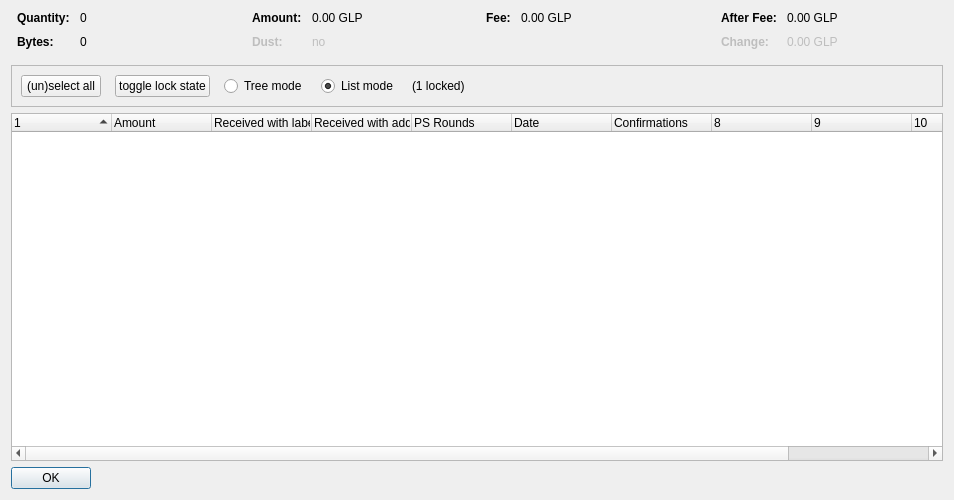
<?xml version="1.0" encoding="UTF-8"?>
<ui version="4.0">
 <class>CoinControlDialog</class>
 <widget class="QDialog" name="CoinControlDialog">
  <property name="geometry">
   <rect>
    <x>0</x>
    <y>0</y>
    <width>954</width>
    <height>500</height>
   </rect>
  </property>
  <property name="windowTitle">
   <string>Coin Selection</string>
  </property>
  <layout class="QVBoxLayout" name="verticalLayout">
   <item>
    <layout class="QHBoxLayout" name="horizontalLayoutTop" stretch="0,0,0,0">
     <property name="topMargin">
      <number>0</number>
     </property>
     <property name="bottomMargin">
      <number>10</number>
     </property>
     <item>
      <layout class="QFormLayout" name="formLayoutCoinControl1">
       <property name="horizontalSpacing">
        <number>10</number>
       </property>
       <property name="verticalSpacing">
        <number>10</number>
       </property>
       <property name="leftMargin">
        <number>6</number>
       </property>
       <property name="rightMargin">
        <number>6</number>
       </property>
       <item row="0" column="0">
        <widget class="QLabel" name="labelCoinControlQuantityText">
         <property name="font">
          <font>
           <weight>75</weight>
           <bold>true</bold>
          </font>
         </property>
         <property name="text">
          <string>Quantity:</string>
         </property>
        </widget>
       </item>
       <item row="0" column="1">
        <widget class="QLabel" name="labelCoinControlQuantity">
         <property name="cursor">
          <cursorShape>IBeamCursor</cursorShape>
         </property>
         <property name="contextMenuPolicy">
          <enum>Qt::ActionsContextMenu</enum>
         </property>
         <property name="text">
          <string notr="true">0</string>
         </property>
         <property name="textInteractionFlags">
          <set>Qt::LinksAccessibleByMouse|Qt::TextSelectableByKeyboard|Qt::TextSelectableByMouse</set>
         </property>
        </widget>
       </item>
       <item row="1" column="0">
        <widget class="QLabel" name="labelCoinControlBytesText">
         <property name="font">
          <font>
           <weight>75</weight>
           <bold>true</bold>
          </font>
         </property>
         <property name="text">
          <string>Bytes:</string>
         </property>
        </widget>
       </item>
       <item row="1" column="1">
        <widget class="QLabel" name="labelCoinControlBytes">
         <property name="cursor">
          <cursorShape>IBeamCursor</cursorShape>
         </property>
         <property name="contextMenuPolicy">
          <enum>Qt::ActionsContextMenu</enum>
         </property>
         <property name="text">
          <string notr="true">0</string>
         </property>
         <property name="textInteractionFlags">
          <set>Qt::LinksAccessibleByMouse|Qt::TextSelectableByKeyboard|Qt::TextSelectableByMouse</set>
         </property>
        </widget>
       </item>
      </layout>
     </item>
     <item>
      <layout class="QFormLayout" name="formLayoutCoinControl2">
       <property name="horizontalSpacing">
        <number>10</number>
       </property>
       <property name="verticalSpacing">
        <number>10</number>
       </property>
       <property name="leftMargin">
        <number>6</number>
       </property>
       <property name="rightMargin">
        <number>6</number>
       </property>
       <item row="0" column="0">
        <widget class="QLabel" name="labelCoinControlAmountText">
         <property name="font">
          <font>
           <weight>75</weight>
           <bold>true</bold>
          </font>
         </property>
         <property name="text">
          <string>Amount:</string>
         </property>
        </widget>
       </item>
       <item row="0" column="1">
        <widget class="QLabel" name="labelCoinControlAmount">
         <property name="cursor">
          <cursorShape>IBeamCursor</cursorShape>
         </property>
         <property name="contextMenuPolicy">
          <enum>Qt::ActionsContextMenu</enum>
         </property>
         <property name="text">
          <string notr="true">0.00 GLP</string>
         </property>
         <property name="textInteractionFlags">
          <set>Qt::LinksAccessibleByMouse|Qt::TextSelectableByKeyboard|Qt::TextSelectableByMouse</set>
         </property>
        </widget>
       </item>
       <item row="1" column="0">
        <widget class="QLabel" name="labelCoinControlLowOutputText">
         <property name="enabled">
          <bool>false</bool>
         </property>
         <property name="font">
          <font>
           <weight>75</weight>
           <bold>true</bold>
          </font>
         </property>
         <property name="text">
          <string>Dust:</string>
         </property>
        </widget>
       </item>
       <item row="1" column="1">
        <widget class="QLabel" name="labelCoinControlLowOutput">
         <property name="enabled">
          <bool>false</bool>
         </property>
         <property name="cursor">
          <cursorShape>IBeamCursor</cursorShape>
         </property>
         <property name="contextMenuPolicy">
          <enum>Qt::ActionsContextMenu</enum>
         </property>
         <property name="text">
          <string notr="true">no</string>
         </property>
         <property name="textInteractionFlags">
          <set>Qt::LinksAccessibleByMouse|Qt::TextSelectableByKeyboard|Qt::TextSelectableByMouse</set>
         </property>
        </widget>
       </item>
      </layout>
     </item>
     <item>
      <layout class="QFormLayout" name="formLayoutCoinControl3">
       <property name="horizontalSpacing">
        <number>10</number>
       </property>
       <property name="verticalSpacing">
        <number>10</number>
       </property>
       <property name="leftMargin">
        <number>6</number>
       </property>
       <property name="rightMargin">
        <number>6</number>
       </property>
       <item row="0" column="0">
        <widget class="QLabel" name="labelCoinControlFeeText">
         <property name="font">
          <font>
           <weight>75</weight>
           <bold>true</bold>
          </font>
         </property>
         <property name="text">
          <string>Fee:</string>
         </property>
        </widget>
       </item>
       <item row="0" column="1">
        <widget class="QLabel" name="labelCoinControlFee">
         <property name="cursor">
          <cursorShape>IBeamCursor</cursorShape>
         </property>
         <property name="contextMenuPolicy">
          <enum>Qt::ActionsContextMenu</enum>
         </property>
         <property name="text">
          <string notr="true">0.00 GLP</string>
         </property>
         <property name="textInteractionFlags">
          <set>Qt::LinksAccessibleByMouse|Qt::TextSelectableByKeyboard|Qt::TextSelectableByMouse</set>
         </property>
        </widget>
       </item>
      </layout>
     </item>
     <item>
      <layout class="QFormLayout" name="formLayoutCoinControl4">
       <property name="horizontalSpacing">
        <number>10</number>
       </property>
       <property name="verticalSpacing">
        <number>10</number>
       </property>
       <property name="leftMargin">
        <number>6</number>
       </property>
       <property name="rightMargin">
        <number>6</number>
       </property>
       <item row="0" column="0">
        <widget class="QLabel" name="labelCoinControlAfterFeeText">
         <property name="font">
          <font>
           <weight>75</weight>
           <bold>true</bold>
          </font>
         </property>
         <property name="text">
          <string>After Fee:</string>
         </property>
        </widget>
       </item>
       <item row="0" column="1">
        <widget class="QLabel" name="labelCoinControlAfterFee">
         <property name="cursor">
          <cursorShape>IBeamCursor</cursorShape>
         </property>
         <property name="contextMenuPolicy">
          <enum>Qt::ActionsContextMenu</enum>
         </property>
         <property name="text">
          <string notr="true">0.00 GLP</string>
         </property>
         <property name="textInteractionFlags">
          <set>Qt::LinksAccessibleByMouse|Qt::TextSelectableByKeyboard|Qt::TextSelectableByMouse</set>
         </property>
        </widget>
       </item>
       <item row="1" column="0">
        <widget class="QLabel" name="labelCoinControlChangeText">
         <property name="enabled">
          <bool>false</bool>
         </property>
         <property name="font">
          <font>
           <weight>75</weight>
           <bold>true</bold>
          </font>
         </property>
         <property name="text">
          <string>Change:</string>
         </property>
        </widget>
       </item>
       <item row="1" column="1">
        <widget class="QLabel" name="labelCoinControlChange">
         <property name="enabled">
          <bool>false</bool>
         </property>
         <property name="cursor">
          <cursorShape>IBeamCursor</cursorShape>
         </property>
         <property name="contextMenuPolicy">
          <enum>Qt::ActionsContextMenu</enum>
         </property>
         <property name="text">
          <string notr="true">0.00 GLP</string>
         </property>
         <property name="textInteractionFlags">
          <set>Qt::LinksAccessibleByMouse|Qt::TextSelectableByKeyboard|Qt::TextSelectableByMouse</set>
         </property>
        </widget>
       </item>
      </layout>
     </item>
    </layout>
   </item>
   <item>
    <widget class="QFrame" name="frame">
     <property name="minimumSize">
      <size>
       <width>0</width>
       <height>40</height>
      </size>
     </property>
     <property name="frameShape">
      <enum>QFrame::StyledPanel</enum>
     </property>
     <property name="frameShadow">
      <enum>QFrame::Sunken</enum>
     </property>
     <layout class="QHBoxLayout" name="horizontalLayout">
      <item>
       <layout class="QHBoxLayout" name="horizontalLayoutPanel" stretch="0,0,0,0,0,0">
        <property name="spacing">
         <number>14</number>
        </property>
        <item>
         <widget class="QPushButton" name="pushButtonSelectAll">
          <property name="sizePolicy">
           <sizepolicy hsizetype="Maximum" vsizetype="Fixed">
            <horstretch>0</horstretch>
            <verstretch>0</verstretch>
           </sizepolicy>
          </property>
          <property name="text">
           <string>(un)select all</string>
          </property>
          <property name="autoDefault">
           <bool>false</bool>
          </property>
         </widget>
        </item>
        <item>
         <widget class="QPushButton" name="pushButtonToggleLock">
          <property name="sizePolicy">
           <sizepolicy hsizetype="Maximum" vsizetype="Fixed">
            <horstretch>0</horstretch>
            <verstretch>0</verstretch>
           </sizepolicy>
          </property>
          <property name="text">
           <string>toggle lock state</string>
          </property>
          <property name="autoDefault">
           <bool>false</bool>
          </property>
         </widget>
        </item>
        <item>
         <widget class="QRadioButton" name="radioTreeMode">
          <property name="sizePolicy">
           <sizepolicy hsizetype="Maximum" vsizetype="Fixed">
            <horstretch>0</horstretch>
            <verstretch>0</verstretch>
           </sizepolicy>
          </property>
          <property name="text">
           <string>Tree mode</string>
          </property>
         </widget>
        </item>
        <item>
         <widget class="QRadioButton" name="radioListMode">
          <property name="sizePolicy">
           <sizepolicy hsizetype="Maximum" vsizetype="Fixed">
            <horstretch>0</horstretch>
            <verstretch>0</verstretch>
           </sizepolicy>
          </property>
          <property name="text">
           <string>List mode</string>
          </property>
          <property name="checked">
           <bool>true</bool>
          </property>
         </widget>
        </item>
        <item>
         <widget class="QLabel" name="labelLocked">
          <property name="text">
           <string>(1 locked)</string>
          </property>
         </widget>
        </item>
        <item>
         <spacer name="horizontalSpacer">
          <property name="orientation">
           <enum>Qt::Horizontal</enum>
          </property>
          <property name="sizeHint" stdset="0">
           <size>
            <width>40</width>
            <height>20</height>
           </size>
          </property>
         </spacer>
        </item>
       </layout>
      </item>
     </layout>
    </widget>
   </item>
   <item>
    <widget class="CoinControlTreeWidget" name="treeWidget">
     <property name="contextMenuPolicy">
      <enum>Qt::CustomContextMenu</enum>
     </property>
     <property name="sortingEnabled">
      <bool>false</bool>
     </property>
     <property name="columnCount">
      <number>11</number>
     </property>
     <attribute name="headerShowSortIndicator" stdset="0">
      <bool>true</bool>
     </attribute>
     <attribute name="headerStretchLastSection">
      <bool>false</bool>
     </attribute>
     <column>
      <property name="text">
       <string/>
      </property>
     </column>
     <column>
      <property name="text">
       <string>Amount</string>
      </property>
     </column>
     <column>
      <property name="text">
       <string>Received with label</string>
      </property>
     </column>
     <column>
      <property name="text">
       <string>Received with address</string>
      </property>
     </column>
     <column>
      <property name="text">
       <string>PS Rounds</string>
      </property>
     </column>
     <column>
      <property name="text">
       <string>Date</string>
      </property>
     </column>
     <column>
      <property name="text">
       <string>Confirmations</string>
      </property>
      <property name="toolTip">
       <string>Confirmed</string>
      </property>
     </column>
     <column>
      <property name="text">
       <string/>
      </property>
     </column>
     <column>
      <property name="text">
       <string/>
      </property>
     </column>
     <column>
      <property name="text">
       <string/>
      </property>
     </column>
     <column>
      <property name="text">
       <string/>
      </property>
     </column>
    </widget>
   </item>
   <item>
    <widget class="QDialogButtonBox" name="buttonBox">
     <property name="sizePolicy">
      <sizepolicy hsizetype="Maximum" vsizetype="Fixed">
       <horstretch>0</horstretch>
       <verstretch>0</verstretch>
      </sizepolicy>
     </property>
     <property name="orientation">
      <enum>Qt::Horizontal</enum>
     </property>
     <property name="standardButtons">
      <set>QDialogButtonBox::Ok</set>
     </property>
    </widget>
   </item>
  </layout>
 </widget>
 <customwidgets>
  <customwidget>
   <class>CoinControlTreeWidget</class>
   <extends>QTreeWidget</extends>
   <header>coincontroltreewidget.h</header>
  </customwidget>
 </customwidgets>
 <resources/>
 <connections/>
</ui>
